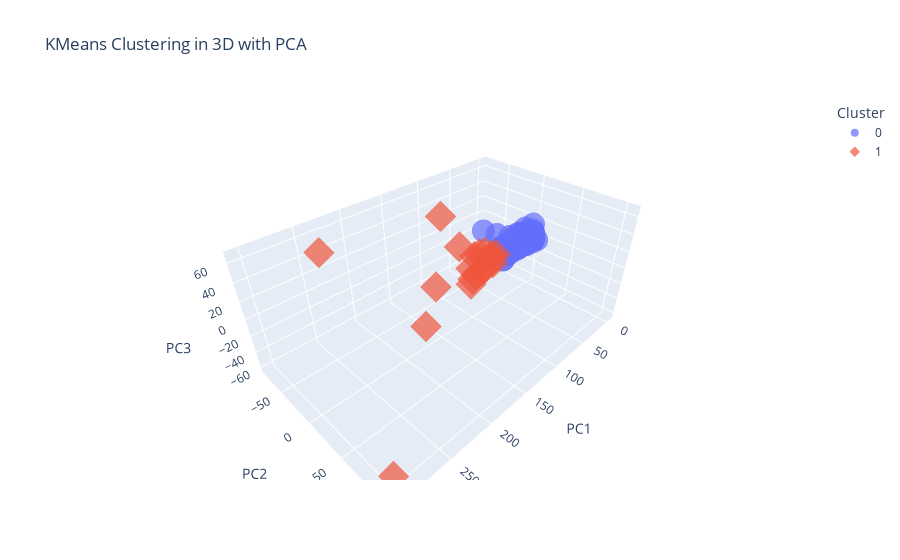

The notebook cell saved with this chart:
### Markdown cell above
We start with K means.
In order to visualize this clusters we found in 3D we apply PCA on the dataset.

### Code cell
data_scaled = pd.DataFrame(StandardScaler().fit_transform(df_seq_HFiltNorm), columns=df_seq_HFiltNorm.columns)


# Perform KMeans clustering
kmeans = KMeans(n_clusters=2, random_state=42)
cluster_labels = kmeans.fit_predict(data_scaled)
str_labels = [str(label) for label in cluster_labels]
data_scaled ['c']= cluster_labels
# centroids = kmeans.cluster_centers_

# Perform PCA to reduce the data to 3 dimensions
pca = PCA(n_components=3)
pca_result = pca.fit_transform(data_scaled)

# Create DataFrame for clustered data
df_clustered = pd.DataFrame({
    'PC1': pca_result[:, 0],
    'PC2': pca_result[:, 1],
    'PC3': pca_result[:, 2],
    'Cluster': str_labels
})

# Plot 
fig = px.scatter_3d(df_clustered, x='PC1', y='PC2', z='PC3', color='Cluster',
                     symbol='Cluster', opacity=0.7, size_max=10,
                     title='KMeans Clustering in 3D with PCA')

fig.show()

### Figure 1 — Plotly figure (JSON) as saved in the notebook; plotly's stock layout.template omitted (floating-point values rounded to 4 significant figures; data arrays with more than 128 entries replaced by an {"elided": "..."} marker saying what was removed)
{"data": [{"hovertemplate": "Cluster=0<br>PC1=%{x}<br>PC2=%{y}<br>PC3=%{z}<extra></extra>", "legendgroup": "0", "marker": {"color": "#636efa", "opacity": 0.7, "symbol": "circle"}, "mode": "markers", "name": "0", "scene": "scene", "showlegend": true, "type": "scatter3d", "x": {"elided": "2981 float values"}, "y": {"elided": "2981 float values"}, "z": {"elided": "2981 float values"}}, {"hovertemplate": "Cluster=1<br>PC1=%{x}<br>PC2=%{y}<br>PC3=%{z}<extra></extra>", "legendgroup": "1", "marker": {"color": "#EF553B", "opacity": 0.7, "symbol": "diamond"}, "mode": "markers", "name": "1", "scene": "scene", "showlegend": true, "type": "scatter3d", "x": [81.98, 81.76, 135.5, 156.0, 302.9, 135.7, 131.9, 232.1, 60.43, 153.2, 75.93, 74.77, 111.5, 101.7, 74.84, 67.81, 74.12, 71.73, 87.22], "y": [-21.13, -14.12, -15.06, 48.25, 107.6, 41.96, -27.48, -81.8, -11.19, -22.05, -6.368, -8.615, 4.224, -21.8, -1.203, 1.145, -16.82, 0.6876, -14.15], "z": [-40.4, -23.93, 67.08, 58.39, -38.83, 51.05, -22.88, 39.54, -6.477, -62.88, -13.38, -16.73, 5.977, 17.3, 2.763, 3.278, -1.157, -5.939, -27.85]}], "layout": {"legend": {"title": {"text": "Cluster"}, "tracegroupgap": 0}, "scene": {"domain": {"x": [0, 1], "y": [0, 1]}, "xaxis": {"title": {"text": "PC1"}}, "yaxis": {"title": {"text": "PC2"}}, "zaxis": {"title": {"text": "PC3"}}}, "title": {"text": "KMeans Clustering in 3D with PCA"}}}
